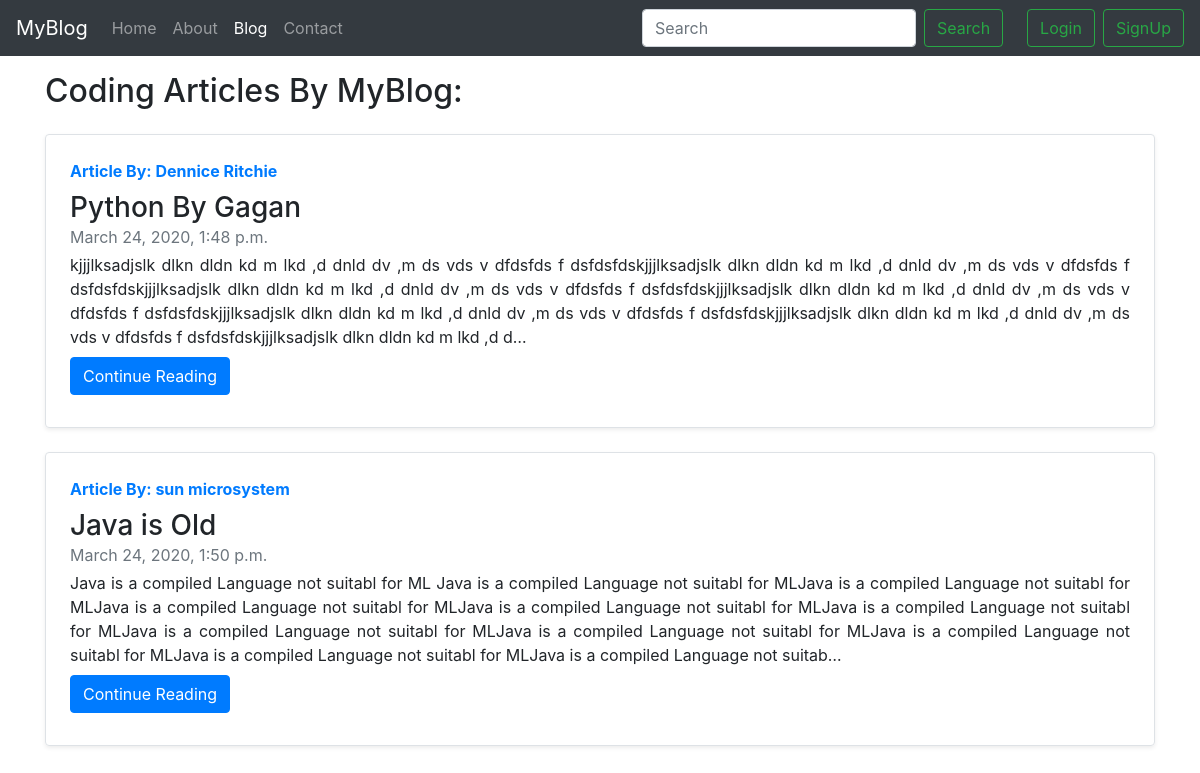
Page /blog/ on the earlier database version.
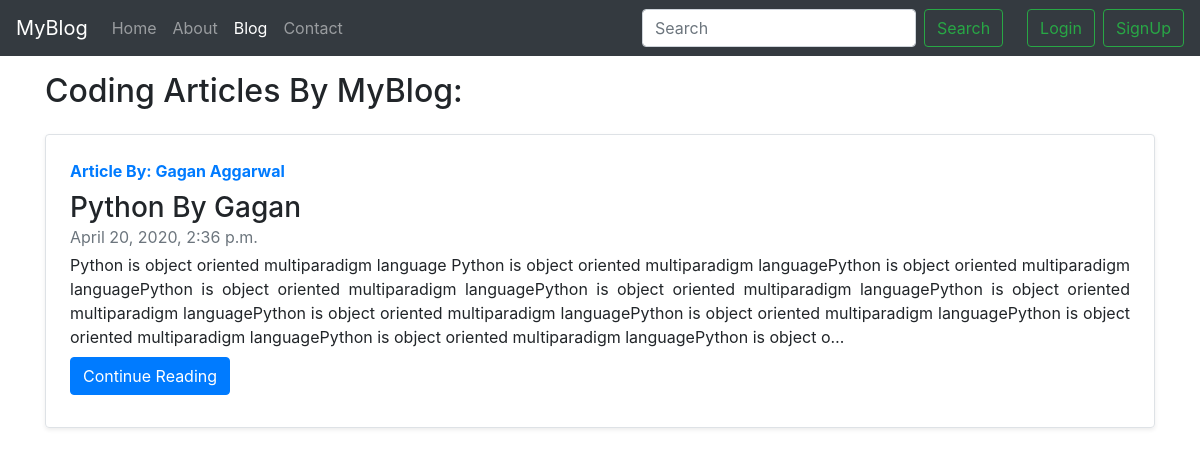
Same page on the later database version.
### MyBlogApp/models.py (models this page shows, shortened)
class Post(models.Model):
    S_No = models.AutoField(primary_key=True)
    Title = models.CharField(max_length=200)
    Content = models.TextField()
    Author = models.CharField(max_length=100)
    slug = models.CharField(max_length=200)
    TimeStamp = models.DateTimeField(blank=True)

### MyBlogApp/views.py (the view)
# urls.py: path('', views.blogHome),
def blogHome(request):
    allPosts = Post.objects.all()
    context = {'allPosts':allPosts}
    return render(request,"blog/blogHome.html",context)

### templates/blog/blogHome.html (shortened to what this page needs)
{% extends 'base.html' %}
{% block blogactive %} active {% endblock blogactive %}
{% block body %}
<div class="container my-3">
    <h2>Coding Articles By MyBlog:</h2>
    {% for post in allPosts %}
    <div class="row no-gutters border rounded overflow-hidden flex-md-row my-4 shadow-sm h-md-250 position-relative">
        <div class="col p-4 d-flex flex-column position-static">
            <strong class="d-inline-block mb-2 text-primary">Article By: {{post.Author}}</strong>
            <h3 class="mb-0">{{post.Title}}</h3>
            <div class="mb-1 text-muted">{{post.TimeStamp}}</div>
            <p class="card-text mb-auto" style="text-align: justify;text-justify: inter-word;">{{post.Content | truncatechars:500}}</p>
            <div class="my-2">
                <a href="/blog/{{post.slug}}" role="button" class="btn btn-primary">Continue Reading</a>
            </div>
        </div>
    </div>
    {% endfor %}
</div>
{% endblock body %}

### templates/base.html (shortened to what this page needs)
<!doctype html>
<html lang="en">
<head>
    <link rel="stylesheet" href="https://stackpath.bootstrapcdn.com/bootstrap/4.4.1/css/bootstrap.min.css"
>
</head>
<body>
    <nav class="navbar navbar-expand-lg navbar-dark bg-dark">
        <a class="navbar-brand" href="/">MyBlog</a>
        <div class="collapse navbar-collapse" id="navbarSupportedContent">
            <ul class="navbar-nav mr-auto">
                <li class="nav-item {% block homeactive %} {% endblock homeactive %}">
                    <a class="nav-link" href="/">Home<span class="sr-only">(current)</span></a>
                </li>
                <li class="nav-item {% block aboutactive %} {% endblock aboutactive %}">
                    <a class="nav-link" href="/about">About</a>
                </li>
                <li class="nav-item {% block blogactive %} {% endblock blogactive %}">
                    <a class="nav-link" href="/blog">Blog</a>
                </li>
                <li class="nav-item {% block contactactive %} {% endblock contactactive %}">
                    <a class="nav-link" href="/contact">Contact</a>
                </li>
            </ul>
            <div class="ml-auto form-inline">
                <form class="form-inline my-2 my-lg-0" method="GET" action="/search">
                    <input class="form-control mr-sm-2" type="search" placeholder="Search" name="query"
                        aria-label="Search">
                    <button class="btn btn-outline-success mr-3 my-sm-0" type="submit">Search</button>
                </form>
                {% if user.is_authenticated %}
                <ul class="navbar-nav mr-2">
                    <li class="nav-item dropdown">
                        <a class="nav-link dropdown-toggle" href="#" id="navbarDropdown" role="button"
                            data-toggle="dropdown" aria-haspopup="true" aria-expanded="false">
                            Welcome {{request.user}}
                        </a>
                        <div class="dropdown-menu" aria-labelledby="navbarDropdown">
                            <a class="dropdown-item" href="/logout">Logout</a>
                        </div>
                    </li>
                </ul>
                {% else %}
                <button type="button" class="btn btn-outline-success m-2 my-sm-0" data-toggle="modal"
                    data-target="#LoginModal">
                    Login
                </button>
                <button type="button" class="btn btn-outline-success my-2 my-sm-0" data-toggle="modal"
                    data-target="#signupModal">
                    SignUp
                </button>
                {% endif %}
            </div>
        </div>
    </nav>
    {% block body %}
    {% endblock body %}
</body>
</html>

Differences in the rows shown:
removed Post: Author "Dennice Ritchie", Title "Python By Gagan", TimeStamp "March 24, 2020, 1:48 p.m.", Content "kjjjlksadjslk dlkn dldn kd m lkd ,d dnld dv ,m ds vds v dfdsfds f dsfdsfdskjjjlksadjslk dlkn dldn kd m lkd ,d dnld dv ,m ds vds v dfdsfds f dsfdsfdskjjjlksadjslk dlkn dldn kd m lkd ,d dnld dv ,m ds vds v dfdsfds f dsfdsfdskjjjlksadjslk dlkn dldn kd m lkd ,d dnld dv ,m ds vds v dfdsfds f dsfdsfdskjjjlksadjslk dlkn dldn kd m lkd ,d dnld dv ,m ds vds v dfdsfds f dsfdsfdskjjjlksadjslk dlkn dldn kd m lkd ,d dnld dv ,m ds vds v dfdsfds f dsfdsfdskjjjlksadjslk dlkn dldn kd m lkd ,d d…"
removed Post: Author "sun microsystem", Title "Java is Old", TimeStamp "March 24, 2020, 1:50 p.m.", Content "Java is a compiled Language not suitabl for ML Java is a compiled Language not suitabl for MLJava is a compiled Language not suitabl for MLJava is a compiled Language not suitabl for MLJava is a compiled Language not suitabl for MLJava is a compiled Language not suitabl for MLJava is a compiled Language not suitabl for MLJava is a compiled Language not suitabl for MLJava is a compiled Language not suitabl for MLJava is a compiled Language not suitabl for MLJava is a compiled Language not suitab…"
added Post: Author "Gagan Aggarwal", Title "Python By Gagan", TimeStamp "April 20, 2020, 2:36 p.m.", Content "Python is object oriented multiparadigm language Python is object oriented multiparadigm languagePython is object oriented multiparadigm languagePython is object oriented multiparadigm languagePython is object oriented multiparadigm languagePython is object oriented multiparadigm languagePython is object oriented multiparadigm languagePython is object oriented multiparadigm languagePython is object oriented multiparadigm languagePython is object oriented multiparadigm languagePython is object o…"
